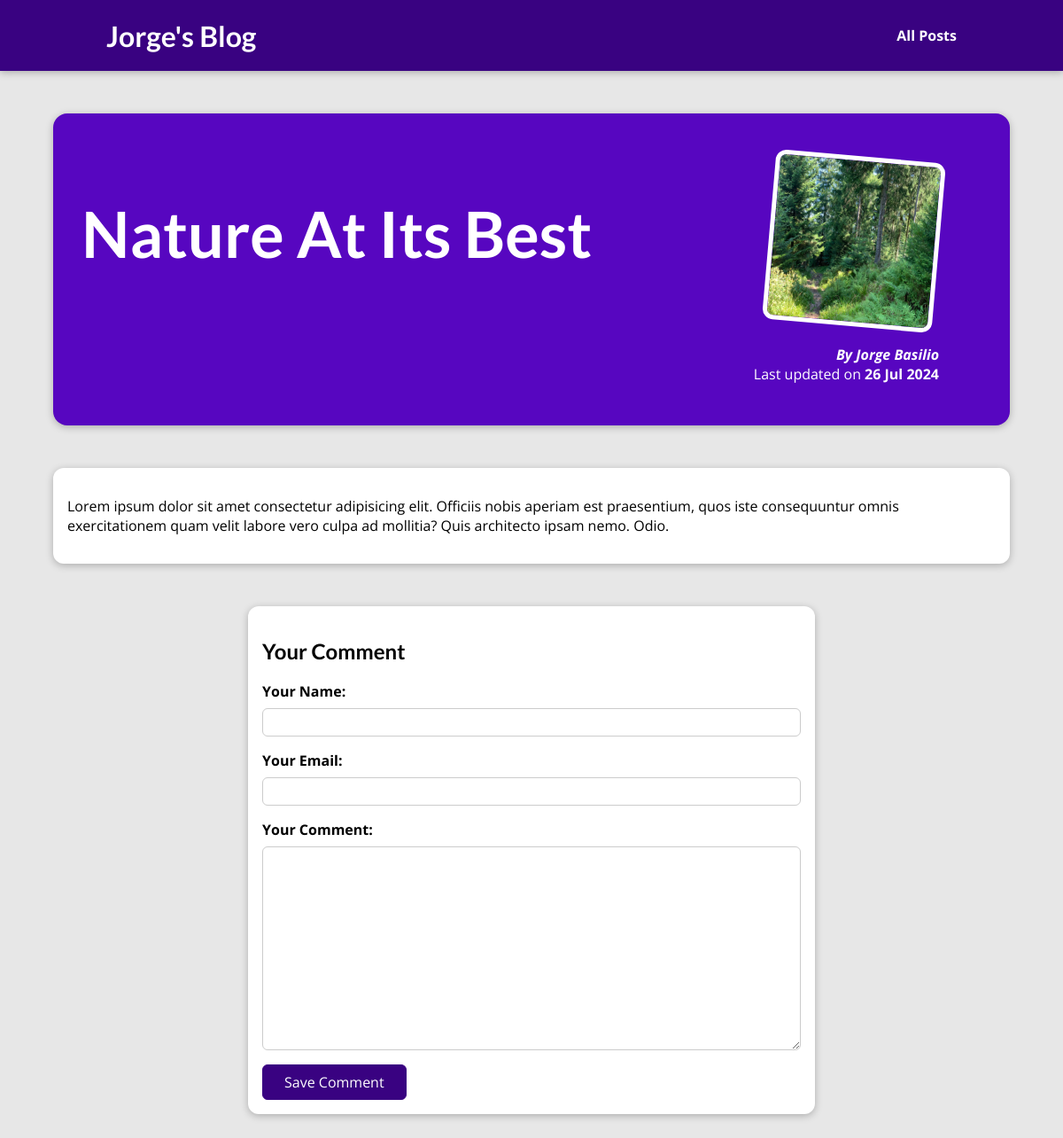
The page /posts/nature-at-its-best on the database its author committed.
### blog/models.py (models this page shows)
class Post(models.Model):
    title = models.CharField(max_length=100)
    excerpt = models.CharField(max_length=200)
    image = models.ImageField(upload_to="post", null=True)
    date = models.DateField(auto_now=True)
    slug = models.SlugField(unique=True, db_index=True)
    content = models.TextField(validators=[MinLengthValidator(10)])
    author = models.ForeignKey(Author, on_delete=models.SET_NULL, null=True, related_name="posts")
    tags = models.ManyToManyField(Tag)

class Author(models.Model):
    first_name = models.CharField(max_length=100)
    last_name = models.CharField(max_length=100)
    email_address = models.EmailField()
    def fullname(self):
        return f"{self.first_name} {self.last_name}"
    def __str__(self):
        return self.fullname()

### blog/views.py (the view, shortened to what this page needs)
# urls.py: path("posts/<slug:slug>", views.SinglePostView.as_view(), name="post-detail-page"),  #/posts/my-first-post
class SinglePostView(View):
    def get(self, request, slug):
        post = Post.objects.get(slug=slug)
        context = {
            "post": post,
            "post_tag": post.tags.all(),
            "comment_form": CommentForm()
        }
        return render(request, "blog/post-detail.html", context)

### blog/forms.py
class CommentForm(forms.ModelForm):
    class Meta:
        model = Comment
        exclude = ["post"]
        labels = {
            "user_name": "Your Name",
            "user_email": "Your Email",
            "text": "Your Comment",
            }

### blog/templates/blog/post-detail.html (shortened to what this page needs)
{% extends "base.html" %}
{% load static %}
{% block css_files %}
    <link rel="stylesheet" href="{% static 'blog/post-detail.css' %}" />
{% endblock %}
{% block content %}
<section id="summary">
    <h2>{{post.title}}</h2>
    <article>
        <img src="{{ post.image.url }}" alt="{{post.title}}"/>
        <address>By <a href="mailto:{{ post.author.email_address}}">{{post.author}}</a></address>
        <div>
            Last updated on <time>{{post.date|date:"d M Y"}}</time>
        </div>
    </article>
</section>
<main>
    {{post.content|linebreaks}}
</main>
<section id="comment-form">
    <h2>Your Comment</h2>
    <form action="{% url  'post-detail-page' post.slug %}" method="POST">
        {% for form_field in comment_form%}
        <div class="form-control">
            {{ form_field.label_tag }}
            {{ form_field }}
        </div>
        {% endfor %}
        <button>Save Comment</button>
    </form>
</section>
{% endblock %}

### static/app.css (style rules this page uses)
* { box-sizing: border-box; }
html { font-family: "Open Sans", "Lato", sans-serif; }
body { margin: 0; }
h1, h2, h3 { font-family: "Lato", sans-serif; font-weight: bold; }

### blog/static/blog/post-detail.css (style rules this page uses)
body { background-color: #e7e7e7; }
#summary { margin: 8rem auto 3rem auto; padding: 2rem; width: 90%; max-width: 90rem; border-radius: 16px; background-color: #5706c0; position: relative; box-shadow: 0 2px 8px rgba(0, 0, 0, 0.25); height: 22rem; }
#summary h2 { color: white; font-size: 4.5rem; margin-bottom: 0.25rem; }
#summary article { position: absolute; top: 2rem; right: 3rem; padding: 1rem 2rem; border-radius: 12px; text-align: right; color: white; }
#summary article img { width: 12rem; height: 12rem; border-radius: 12px; transform: rotateZ(5deg); border: 5px solid white; margin-bottom: 1rem; }
#summary address { font-weight: bold; }
#summary a { color: white; text-decoration: none; }
#summary time { font-weight: bold; }
main { width: 90%; max-width: 90rem; margin: 3rem auto; background-color: white; padding: 1rem; border-radius: 12px; box-shadow: 0 2px 8px rgba(0, 0, 0, 0.25); }
#comment-form { margin: 3rem auto; width: 90%; max-width: 40rem; border-radius: 12px; background-color: white; box-shadow: 0 2px 8px rgba(0, 0, 0, 0.25); padding: 1rem; }
#comment-form button { font: inherit; background-color: #390281; color: white; border: 1px solid #390281; padding: 0.5rem 1.5rem; border-radius: 6px; cursor: pointer; }
.form-control { margin-bottom: 1rem; }
.form-control label { font-weight: bold; margin-bottom: 0.5rem; display: block; }
.form-control input, .form-control textarea { display: block; width: 100%; font: inherit; padding: 0.25rem; border-radius: 6px; border: 1px solid #ccc; }

### rows shown on the page
Post: title "Nature At Its Best", image (picture), author "Jorge Basilio", date "26 Jul 2024", content "Lorem ipsum dolor sit amet consectetur adipisicing elit. Officiis nobis aperiam est praesentium, quos iste consequuntur omnis exercitationem quam velit labore vero culpa ad mollitia? Quis architecto ipsam nemo. Odio."
